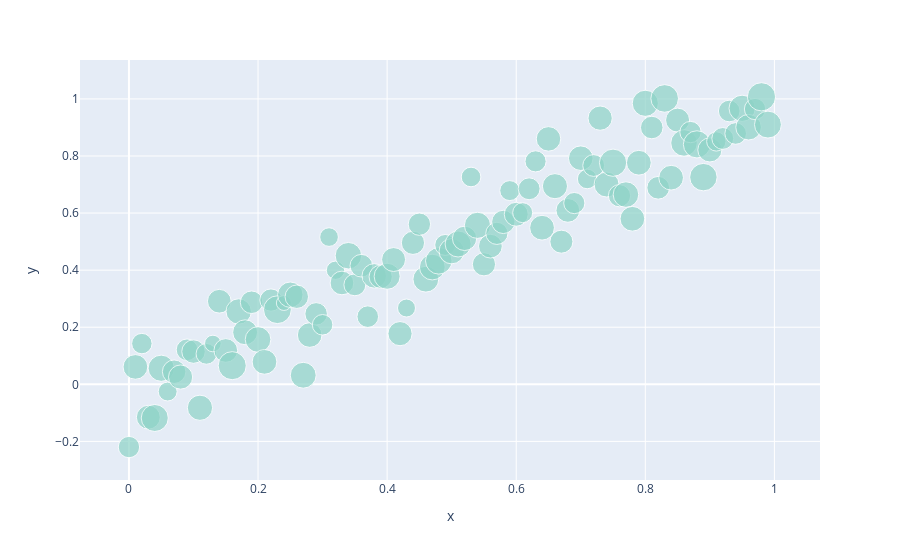

Source (notebook cell):
### Markdown cell above
## Задачи, которые решает линейная регрессия

### Code cell
px.scatter(x=np.arange(100) / 100, 
           y=np.arange(100) / 100 + np.random.normal(loc=0, scale=0.1, size=100),
           size=np.ones(100) + np.random.normal(loc=0, scale=0.2, size=100), 
           color_discrete_sequence=px.colors.qualitative.Set3,
           height=600)
